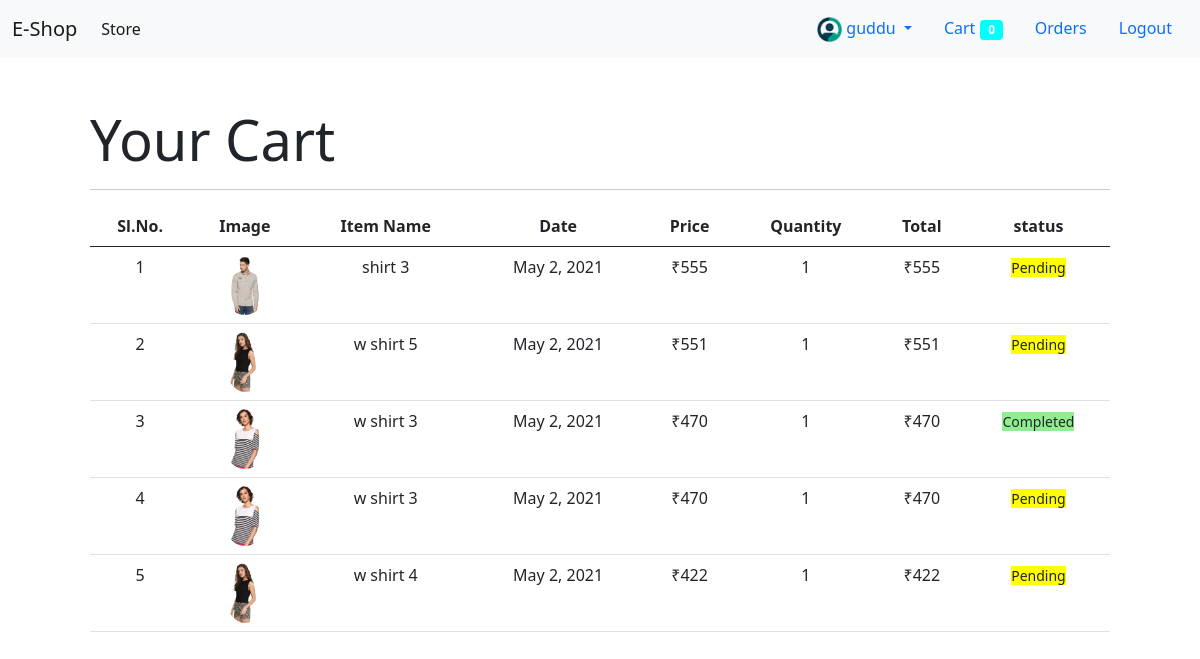
The app's page /orders/ (signed in) with its own data.
### store/models.py (models this page shows, shortened)
class Orders(models.Model):
    product=models.ForeignKey(Product,on_delete=models.CASCADE)
    customer=models.ForeignKey(Customer,on_delete=models.CASCADE)
    quantity=models.IntegerField(default=1)
    price=models.IntegerField()
    address=models.CharField(max_length=50,default="",blank=True)
    phone=models.CharField(max_length=50,default="",blank=True)
    datetime=models.DateField(default=datetime.datetime.today)
    status=models.BooleanField(default=False)

class Product(models.Model):
    name=models.CharField(max_length=50)
    price=models.IntegerField(default=0)
    category=models.ForeignKey(Category,on_delete=models.CASCADE,default=1)
    description=models.CharField(max_length=200,default='',null=True,blank=True)
    image=models.ImageField(upload_to='uploads/products/')

### store/views.py (the view)
# urls.py: path('orders/',views.orders,name='order')
def orders(request):
    if request.method == 'GET':
        customer = request.session['customer']
        order = Orders.objects.filter(customer=customer).order_by('-price')
        return render(request,'orders.html',{'order':order})

### store/templatetags/cart.py (called while the page is built)
@register.filter(name="count")
def count(number):
    return 1+int(number)

@register.filter(name="multiply")
def multiply(number,number1):
    return number*number1

### store/templatetags/currency.py (called while the page is built)
@register.filter(name="currency")
def currency(number):
    return "₹"+str(number)

### store/templates/orders.html
<!DOCTYPE html>
{% extends 'base.html' %}
{% load currency %}
{% load cart %}
{% block content %}
   <div class="container">
       <div class="border-rounded p-4 m-4">
           <p class="display-4 pl-4 ml-4">Your Cart</p>
           <hr>
           <table class="table" style="text-align:center;">
  <thead>
    <tr>
        <th >Sl.No.</th>
        <th>Image</th>
        <th >Item Name</th>
        <th>Date</th>
        <th>Price</th>
        <th >Quantity</th>
        <th>Total</th>
        <th>status</th>
    </tr>
  </thead>
  <tbody>
  {% for o in order %}
    <tr>
        <td>{{ forloop.counter0|count }}</td>
        <td><img style="height:60px" class="rounded-circle" src="{{o.product.image.url}}" alt="product image"></td>
        <td>{{o.product.name}}</td>
        <td>{{o.datetime}}</td>
        <td>{{o.product.price|currency}}</td>
        <td>{{o.quantity}}</td>
        <td>{{o.quantity|multiply:o.price|currency}}</td>
        {% if o.status %}
          <td><small style="background-color:lightgreen;">Completed</small></td>
        {% else %}
          <td><small style="background-color:Yellow;">Pending</small></td>
        {% endif %}
    </tr>
  {% endfor %}
  </tbody>
</table>
       </div>
   </div>
{% endblock %}

### records on screen
Orders: product.image (picture), product.name "shirt 3", datetime "May 2, 2021", product.price "₹555", quantity "1", quantity|multiply "₹555", status "Pending"
Orders: product.image (picture), product.name "w shirt 5", datetime "May 2, 2021", product.price "₹551", quantity "1", quantity|multiply "₹551", status "Pending"
Orders: product.image (picture), product.name "w shirt 3", datetime "May 2, 2021", product.price "₹470", quantity "1", quantity|multiply "₹470", status "Completed"
Orders: product.image (picture), product.name "w shirt 3", datetime "May 2, 2021", product.price "₹470", quantity "1", quantity|multiply "₹470", status "Pending"
Orders: product.image (picture), product.name "w shirt 4", datetime "May 2, 2021", product.price "₹422", quantity "1", quantity|multiply "₹422", status "Pending"

### other values on screen
{{ request.session.username }} "guddu"
{{ request.session.cart.keys|length }} "0"
